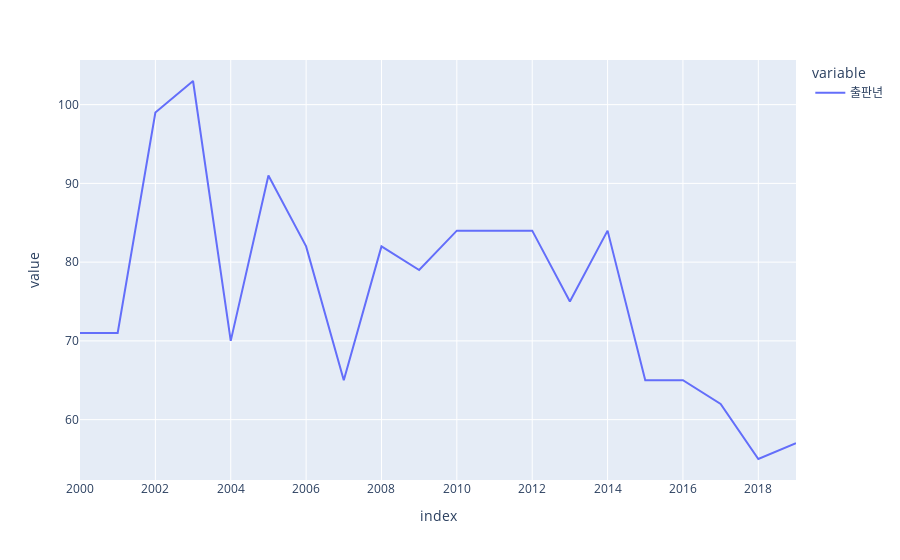

Write notebook code for a chart like this one.
### Code cell
px.line(phd['출판년'].value_counts(sort=False))

### Figure 1 — Plotly figure (JSON) as saved in the notebook; plotly's stock layout.template omitted (floating-point values rounded to 4 significant figures)
{"data": [{"hovertemplate": "variable=출판년<br>index=%{x}<br>value=%{y}<extra></extra>", "legendgroup": "출판년", "line": {"color": "#636efa", "dash": "solid"}, "mode": "lines", "name": "출판년", "orientation": "v", "showlegend": true, "type": "scatter", "x": [2000, 2001, 2002, 2003, 2004, 2005, 2006, 2007, 2008, 2009, 2010, 2011, 2012, 2013, 2014, 2015, 2016, 2017, 2018, 2019], "xaxis": "x", "y": [71, 71, 99, 103, 70, 91, 82, 65, 82, 79, 84, 84, 84, 75, 84, 65, 65, 62, 55, 57], "yaxis": "y"}], "layout": {"legend": {"title": {"text": "variable"}, "tracegroupgap": 0}, "margin": {"t": 60}, "xaxis": {"anchor": "y", "domain": [0, 1], "title": {"text": "index"}}, "yaxis": {"anchor": "x", "domain": [0, 1], "title": {"text": "value"}}}}
